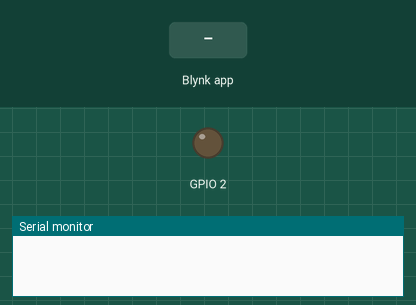
Recording of a sketch running on a simulated ESP32. On the bench: output pins drawn as LEDs (lit = HIGH), the last lines printed to the serial monitor. The inputs (shaded band) are chosen by the test bench. WiFi joins after 1.5 s; servers stay silent unless stated.

Above: at 3.0 s.
3.1 s: Blynk app writes 1 to V0
At 3.6 s:
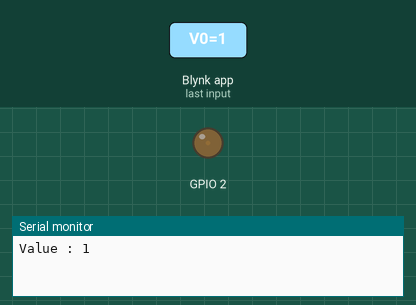
4.6 s: Blynk app writes 200 to V0
At 5.9 s:
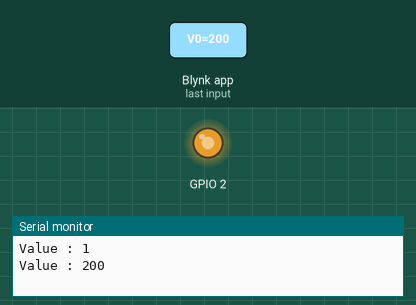
Timing chart, 0 to 7.6 s (numbered marks = the images above; inputs shaded):
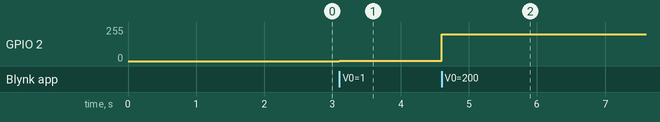

Measured:
- after the input at 3.1 s, GPIO 2: 0/255 → 1/255 at once
- after the input at 4.6 s, GPIO 2: 1/255 → 200/255 at once

The sketch:

esp32_blynk_led_2.ino
```cpp
/*
    wokwi link : https://wokwi.com/projects/415730647879343105
    Name : Mohammad Faqusa
    ID : 201014
    github link : https://github.com/Mohammad0Faqusa/blynk_broker_mqtt_project.git
*/

/* Fill-in information from Blynk Device Info here */
#define BLYNK_TEMPLATE_ID "TMPL6nlea1cHK"
#define BLYNK_TEMPLATE_NAME "template device led"
#define BLYNK_AUTH_TOKEN "lrrxUvh9QOy2ELILvNtX092wMUVl3yEa"
/* Comment this out to disable prints and save space */
#define BLYNK_PRINT Serial

#include <WiFi.h>
#include <WiFiClient.h>
#include <BlynkSimpleEsp32.h>

// Your WiFi credentials.
// Set password to "" for open networks.
char ssid[] = "Wokwi-GUEST";
char pass[] = "";

BlynkTimer timer;

// This function is called every time the Virtual Pin 0 state changes
BLYNK_WRITE(V0)
{
    // Set incoming value from pin V0 to a variable
    int value = param.asInt();
    Serial.println("Value : " + String(value));

    analogWrite(2, value);

    // Update state
    Blynk.virtualWrite(V1, value);
}

// This function is called every time the device is connected to the Blynk.Cloud
BLYNK_CONNECTED()
{
    // Change Web Link Button message to "Congratulations!"
    Blynk.setProperty(V3, "offImageUrl", "https://static-image.nyc3.cdn.digitaloceanspaces.com/general/fte/congratulations.png");
    Blynk.setProperty(V3, "onImageUrl", "https://static-image.nyc3.cdn.digitaloceanspaces.com/general/fte/congratulations_pressed.png");
    Blynk.setProperty(V3, "url", "https://docs.blynk.io/en/getting-started/what-do-i-need-to-blynk/how-quickstart-device-was-made");
}

// This function sends Arduino's uptime every second to Virtual Pin 2.
void myTimerEvent()
{
    // You can send any value at any time.
    // Please don't send more that 10 values per second.
    Blynk.virtualWrite(V2, millis() / 1000);
}

void setup()
{
    // Debug console
    Serial.begin(115200);
    pinMode(2, OUTPUT);

    Blynk.begin(BLYNK_AUTH_TOKEN, ssid, pass);
    // You can also specify server:
    // Blynk.begin(BLYNK_AUTH_TOKEN, ssid, pass, "blynk.cloud", 80);
    // Blynk.begin(BLYNK_AUTH_TOKEN, ssid, pass, IPAddress(192,168,1,100), 8080);

    // Setup a function to be called every second
    timer.setInterval(1000L, myTimerEvent);
}

void loop()
{
    Blynk.run();
    timer.run();
    // You can inject your own code or combine it with other sketches.
    // Check other examples on how to communicate with Blynk. Remember
    // to avoid delay() function!
}
```
